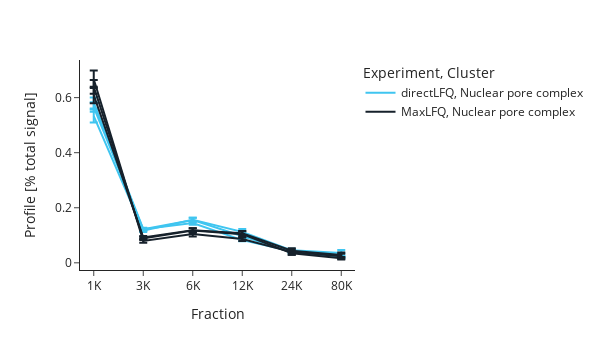

Notebook cell for this chart:
### Code cell
plotdata_reduced_to_clusters_of_interest = plotdata.loc[plotdata["Cluster"].isin(["Nuclear pore complex", "Endosome","Plasma membrane"])]
#plotdata_reduced_to_clusters_of_interest.sort_values(["Experiment"], inplace=True, ascending=False)
#plotdata_reduced_to_clusters_of_interest.sort_values(["Fraction"], inplace=True, ascending=True)

compartment_plot = px.line(plotdata_reduced_to_clusters_of_interest,
                           x="Fraction", y="Profile [% total signal]", error_y="sem",
                           color="Experiment", line_group="Map",line_dash="Cluster",
                           template="simple_white", color_discrete_map=color_discrete_map).update_layout(
        width=600, height=350, showlegend=True,
    )

compartment_plot.show()
compartment_plot.write_image("compartment_traces.svg")

### Figure 1 — Plotly figure (JSON) as saved in the notebook; plotly's stock layout.template omitted (floating-point values rounded to 4 significant figures)
{"data": [{"error_y": {"array": [0.01733, 0.004321, 0.00773, 0.008017, 0.003716, 0.00462]}, "hovertemplate": "Experiment=directLFQ<br>Cluster=Nuclear pore complex<br>Map=Map2<br>Fraction=%{x}<br>Profile [% total signal]=%{y}<extra></extra>", "legendgroup": "directLFQ, Nuclear pore complex", "line": {"color": "#3FC5F0", "dash": "solid"}, "mode": "lines", "name": "directLFQ, Nuclear pore complex", "orientation": "v", "showlegend": true, "type": "scatter", "x": ["1K", "3K", "6K", "12K", "24K", "80K"], "xaxis": "x", "y": [0.5656, 0.1217, 0.1557, 0.09667, 0.03871, 0.02167], "yaxis": "y"}, {"error_y": {"array": [0.02352, 0.004869, 0.007038, 0.01074, 0.005314, 0.01102]}, "hovertemplate": "Experiment=directLFQ<br>Cluster=Nuclear pore complex<br>Map=Map3<br>Fraction=%{x}<br>Profile [% total signal]=%{y}<extra></extra>", "legendgroup": "directLFQ, Nuclear pore complex", "line": {"color": "#3FC5F0", "dash": "solid"}, "mode": "lines", "name": "directLFQ, Nuclear pore complex", "orientation": "v", "showlegend": false, "type": "scatter", "x": ["1K", "3K", "6K", "12K", "24K", "80K"], "xaxis": "x", "y": [0.533, 0.1169, 0.1563, 0.1125, 0.04536, 0.03592], "yaxis": "y"}, {"error_y": {"array": [0.0201, 0.005406, 0.006487, 0.004274, 0.006388, 0.008361]}, "hovertemplate": "Experiment=directLFQ<br>Cluster=Nuclear pore complex<br>Map=Map1<br>Fraction=%{x}<br>Profile [% total signal]=%{y}<extra></extra>", "legendgroup": "directLFQ, Nuclear pore complex", "line": {"color": "#3FC5F0", "dash": "solid"}, "mode": "lines", "name": "directLFQ, Nuclear pore complex", "orientation": "v", "showlegend": false, "type": "scatter", "x": ["1K", "3K", "6K", "12K", "24K", "80K"], "xaxis": "x", "y": [0.5807, 0.122, 0.1445, 0.08248, 0.04206, 0.02817], "yaxis": "y"}, {"error_y": {"array": [0.02483, 0.005387, 0.008696, 0.01168, 0.005189, 0.004432]}, "hovertemplate": "Experiment=MaxLFQ<br>Cluster=Nuclear pore complex<br>Map=Map2<br>Fraction=%{x}<br>Profile [% total signal]=%{y}<extra></extra>", "legendgroup": "MaxLFQ, Nuclear pore complex", "line": {"color": "#16212B", "dash": "solid"}, "mode": "lines", "name": "MaxLFQ, Nuclear pore complex", "orientation": "v", "showlegend": true, "type": "scatter", "x": ["1K", "3K", "6K", "12K", "24K", "80K"], "xaxis": "x", "y": [0.6391, 0.08832, 0.1173, 0.104, 0.03486, 0.01649], "yaxis": "y"}, {"error_y": {"array": [0.02982, 0.005059, 0.007076, 0.007742, 0.008623, 0.009361]}, "hovertemplate": "Experiment=MaxLFQ<br>Cluster=Nuclear pore complex<br>Map=Map3<br>Fraction=%{x}<br>Profile [% total signal]=%{y}<extra></extra>", "legendgroup": "MaxLFQ, Nuclear pore complex", "line": {"color": "#16212B", "dash": "solid"}, "mode": "lines", "name": "MaxLFQ, Nuclear pore complex", "orientation": "v", "showlegend": false, "type": "scatter", "x": ["1K", "3K", "6K", "12K", "24K", "80K"], "xaxis": "x", "y": [0.6092, 0.09234, 0.1187, 0.1071, 0.04424, 0.0284], "yaxis": "y"}, {"error_y": {"array": [0.03184, 0.006475, 0.008564, 0.006866, 0.009365, 0.009253]}, "hovertemplate": "Experiment=MaxLFQ<br>Cluster=Nuclear pore complex<br>Map=Map1<br>Fraction=%{x}<br>Profile [% total signal]=%{y}<extra></extra>", "legendgroup": "MaxLFQ, Nuclear pore complex", "line": {"color": "#16212B", "dash": "solid"}, "mode": "lines", "name": "MaxLFQ, Nuclear pore complex", "orientation": "v", "showlegend": false, "type": "scatter", "x": ["1K", "3K", "6K", "12K", "24K", "80K"], "xaxis": "x", "y": [0.6667, 0.07948, 0.1046, 0.08653, 0.03882, 0.02389], "yaxis": "y"}], "layout": {"height": 350, "legend": {"title": {"text": "Experiment, Cluster"}, "tracegroupgap": 0}, "margin": {"t": 60}, "showlegend": true, "width": 600, "xaxis": {"anchor": "y", "domain": [0, 1], "title": {"text": "Fraction"}}, "yaxis": {"anchor": "x", "domain": [0, 1], "title": {"text": "Profile [% total signal]"}}}}
